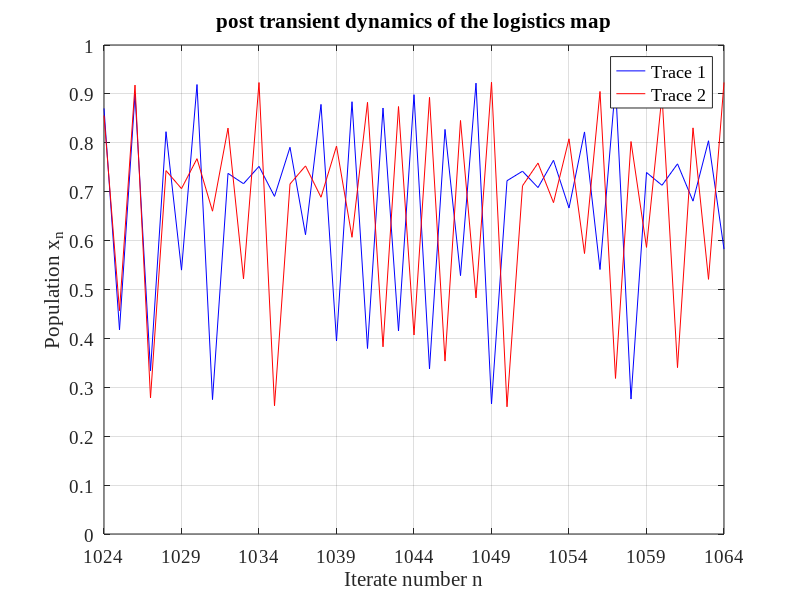

Recreate this plot in MATLAB.
clear variables
set(0,'DefaultAxesFontName','Times New Roman','DefaultAxesFontSize',14)

Ntrans = 1024;
NT = 40;
lambda = 3.7;
x0 = sqrt(2)/10;
epsilon = 0.01;

x10 = x0;
x20 = x0 + epsilon;
N(1) = 0;

for j = 1:Ntrans
    x10 = lambda*x10*(1-x10);
    x20 = lambda*x20*(1-x20);
end

x1(1) = x10;
x2(1) = x20;
n(1) = Ntrans;

for j = 1:NT
    x1(j+1)= lambda*x1(j)*(1-x1(j));
    x2(j+1)= lambda*x2(j)*(1-x2(j));
    n(j+1) = Ntrans + j;
end

figure(1)
cla
plot(n,x1,'b',n,x2,'r')
grid on
xlabel('Iterate number n')
ylabel('Population x_n')
title ('post transient dynamics of the logistics map')
legend('Trace 1','Trace 2')
axis([Ntrans Ntrans+NT 0 1])
set(gca,'XTick',Ntrans:5:Ntrans+NT)
set(gca,'YTick',0:0.1:1.0)